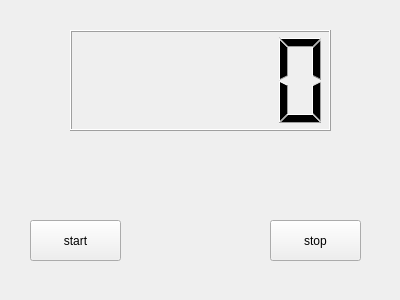
<?xml version="1.0" encoding="UTF-8"?>
<ui version="4.0">
 <class>Widget</class>
 <widget class="QWidget" name="Widget">
  <property name="geometry">
   <rect>
    <x>0</x>
    <y>0</y>
    <width>400</width>
    <height>300</height>
   </rect>
  </property>
  <property name="windowTitle">
   <string>Widget</string>
  </property>
  <widget class="QPushButton" name="buttonStart">
   <property name="geometry">
    <rect>
     <x>30</x>
     <y>220</y>
     <width>91</width>
     <height>41</height>
    </rect>
   </property>
   <property name="text">
    <string>start</string>
   </property>
  </widget>
  <widget class="QPushButton" name="buttonStop">
   <property name="geometry">
    <rect>
     <x>270</x>
     <y>220</y>
     <width>91</width>
     <height>41</height>
    </rect>
   </property>
   <property name="text">
    <string>stop</string>
   </property>
  </widget>
  <widget class="QLCDNumber" name="lcdNumber">
   <property name="geometry">
    <rect>
     <x>70</x>
     <y>30</y>
     <width>261</width>
     <height>101</height>
    </rect>
   </property>
  </widget>
 </widget>
 <layoutdefault spacing="6" margin="11"/>
 <resources/>
 <connections/>
</ui>
